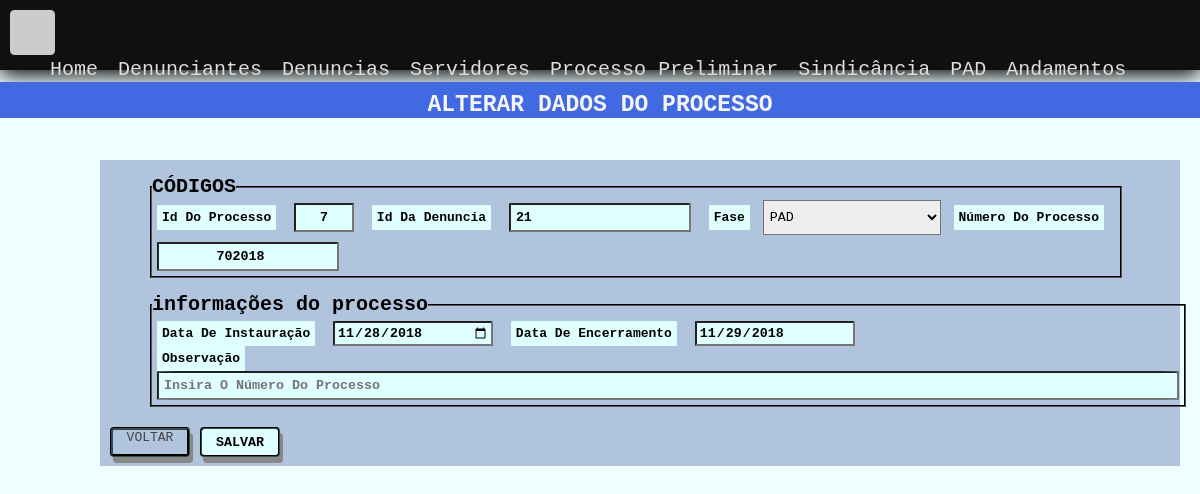
Screenshot of /Processo/Edit/7 with the database file from the repository.
### tables this page shows
CREATE TABLE `processo` (
  `id_processo` int(11) NOT NULL,
  `id_denuncia` int(11) NOT NULL,
  `id_fase` int(11) NOT NULL,
  `numero_processo` varchar(20) NOT NULL,
  `data_instauracao` date NOT NULL,
  `observacao` varchar(200) NOT NULL,
  `anexo` varchar(100) NOT NULL,
  `data_encerramento` date DEFAULT NULL,
  `user` int(11) NOT NULL
);

CREATE TABLE `fase` (
  `id_fase` int(11) NOT NULL,
  `fase` varchar(25) NOT NULL
);

### app/core/Controller.php (called while the page is built, shortened)
<?php
class Controller{
     public function load($viewName, $viewData=array(),  $viewData2 = ""){
        extract($viewData);
        include "app/views/" . $viewName .".php";
   }
}

### app/controllers/ProcessoController.php (called while the page is built, shortened)
<?php
class ProcessoController extends Controller{
     public function Edit($id_processo){
          $fase = new Processo_Model();
          $dados["fase"] = $fase->faseLista();
          $processo = new Processo_Model();
          $dados["processo"] = $processo->getId($id_processo);
          $dados["view"] = "processo/Editar";
          $this->load("template", $dados);
     }
}

### app/core/Core.php (called while the page is built, shortened)
<?php
class Core{
    private $controller;
    private $metodo;
    private $parametros = array();
    public function run(){
       $c = new $controllerCorrente;
       call_user_func_array(array($c, $this->getMetodo()), $this->getParametros());
    }
    public function verificaUri(){
        $url =explode("index.php", $_SERVER["PHP_SELF"]);
        $url = end($url);
        if($url!=""){
            $url = explode('/', $url);
            array_shift($url);
            $this->controller = ucfirst($url[0]) ."Controller";
            array_shift($url);
            if(isset($url[0])){
                $this->metodo = $url[0];
                array_shift($url);
            }
            if(isset($url[0])){
                $this->parametros= array_filter($url);
            }
        }else{
            $this->controller = ucfirst(CONTROLLER_PADRAO) ."Controller";
        }
    }
    public function getMetodo() {
        if(method_exists(NAMESPACE_CONTROLLER .$this->controller, $this->metodo)){
            return $this->metodo;
        }
        return METODO_PADRAO;
    }
    public function getParametros() {
        return $this->parametros;
    }
}

### index.php (called while the page is built, shortened)
<?php
require 'app/core/Core.php';
$core = new Core;
$core->run();

### app/core/Model.php (called while the page is built, shortened)
<?php
abstract class Model{
    public function __construct() {
        $this->db = new \PDO("mysql:dbname=".BANCO.";host=".SERVIDOR,USUARIO,SENHA);
    }
}

### app/models/Processo_Model.php (called while the page is built, shortened)
<?php
class Processo_Model extends Model{
    public function getId($id_processo){
        $sql = "SELECT * FROM processo as p INNER JOIN fase as f ON p.id_fase = f.id_fase WHERE id_processo =:id";
        $sql = $this->db->prepare($sql);
        $sql->bindValue(":id", $id_processo);
        $sql->execute();
        return $sql->fetchAll(\PDO::FETCH_OBJ);
    }
}

### app/views/processo/Editar.php (the view, shortened to what this page needs)
<div class="base-home">
	<h1 class="titulo-pagina">Alterar dados do Processo </h1>
</div>
<form action="<?php echo URL_BASE ."Processo/Salvar" ?>" method="POST">
<?php foreach($processo as $pd){ ?>
	<fieldset>
		<legend><h4>Códigos</h4></legend>
			<label>Id do Processo</label>
				<input id="txt_id" readonly name="txt_id_processo" enable="false" value="<?php echo $pd->id_processo ?>" >
			<label>Id da denuncia</label>
			<input readonly name="txt_id_denuncia" enable="false" value="<?php echo $pd->id_denuncia ?>" >
			<label>fase</label>
				<select name="txt_id_fase">
					<option value="<?php echo $pd->id_fase ?>"><?php echo $pd->fase ?></option>
<?php } ?>
				</select>
				<label>Número do Processo</label>
			<input class="txt_numero_processo" name="txt_numero_processo" type="number" placeholder="Insira o número do processo" value="<?php echo $pd->numero_processo ?>">
	</fieldset>
	<table><tr><td colspan="5"><td></td> <td></td> <td></td> <td></td>
    <fieldset>
    <legend>informações do processo</legend>
		<label>Data de Instauração</label>
            <input name="txt_data_instauracao" type="date" value="<?php echo $pd->data_instauracao ?>">
        <label>Data de Encerramento</label>
		<input name="txt_data_encerramento" type="date" readonly value="<?php echo $pd->data_encerramento ?>">
		<br/>
		<label>Observação</label>
			<input class="" size="125px" name="observacao" type="text" placeholder="Insira o número do processo" value="<?php echo $pd->observacao ?>">
	</fieldset>
	</td></tr>
	<br/>
	<div class="btn">
	</div>
		<input type="submit" value="Salvar" class="btn">
	</table>
</form>

### assets/css/styleEstudo.css (style rules this page uses)
* { margin:0; padding:0; box-sizing:border-box; justify-content:left; -webkit-box-sizing:border-box; -moz-box-sizing:border-box; -o-box-sizing:border-box; -ms-box-sizing:border-box; vertical-align:middle; font-family:monospace; }
html { height:100%; width: 100%; background:#ddd url(../img/fundo.png) fixed no-repeat center; background-size:100%; }
h1, h2, h3, h4, h5 { margin:0; padding:0; text-transform:uppercase; font-weight:inherit; }
input,textarea, select { background:#EEEEEE; text-transform: uppercase; }
input[type=date], select { padding:2px }
select { height: 35px; }
body { width: 100%; height: 100%; background-color:azure; }
h1 { color: #ffff; text-align: center; margin-top: 20px; }
.container div { flex: 1 1 800px; }
.base-home { background-color:royalblue; width: 100%; height: 5%; margin-top: 1%; }
form { background-color:lightsteelblue; width: 90%; position: absolute; top:20%; left: 100px; }
label, input { border-radius: 2%; background-color:lightcyan; margin: 5px; padding: 5px; font-weight: bold; text-transform: capitalize; }
#txt_id { width: 60px; text-align: center; }
input[type="number"] { width: auto; text-align: center; }
input[type="text"] { text-align: left; }
input[type="date"] { width: 160px; }
fieldset { border-color:black; margin-left: 50px; margin-top: 15px; width: 90%; }
legend { color:black; font-size: 20px; font-family: 'Courier New', Courier, monospace; font-weight: bold; }
.titulo-pagina { font-weight: bolder; font-size: 23px; color:whitesmoke; width: 100%; text-align: center; margin-left: 0px; margin-top: 10px; }
table { border-collapse: collapse; width: 95%; margin-left: 30px; margin-right: 10px; vertical-align: var(--bs-table-active-color); }
th, td { text-align: left; padding: 2px; }
.btn { width: 80px; height: 30px; margin-left: 10px; margin-top: 5px; border-radius: 4px; border-color:darkslategray; border-style:groove; text-align: center; box-shadow: 3px 6px #888888; text-transform: uppercase; float: left; }
.txt_numero_processo { width: 10%; }

### rows the page displays
processo: txt_id_processo "7", txt_id_denuncia "21", txt_id_fase "PAD", txt_numero_processo "702018", txt_data_instauracao "11/28/2018", txt_data_encerramento "11/29/2018"
